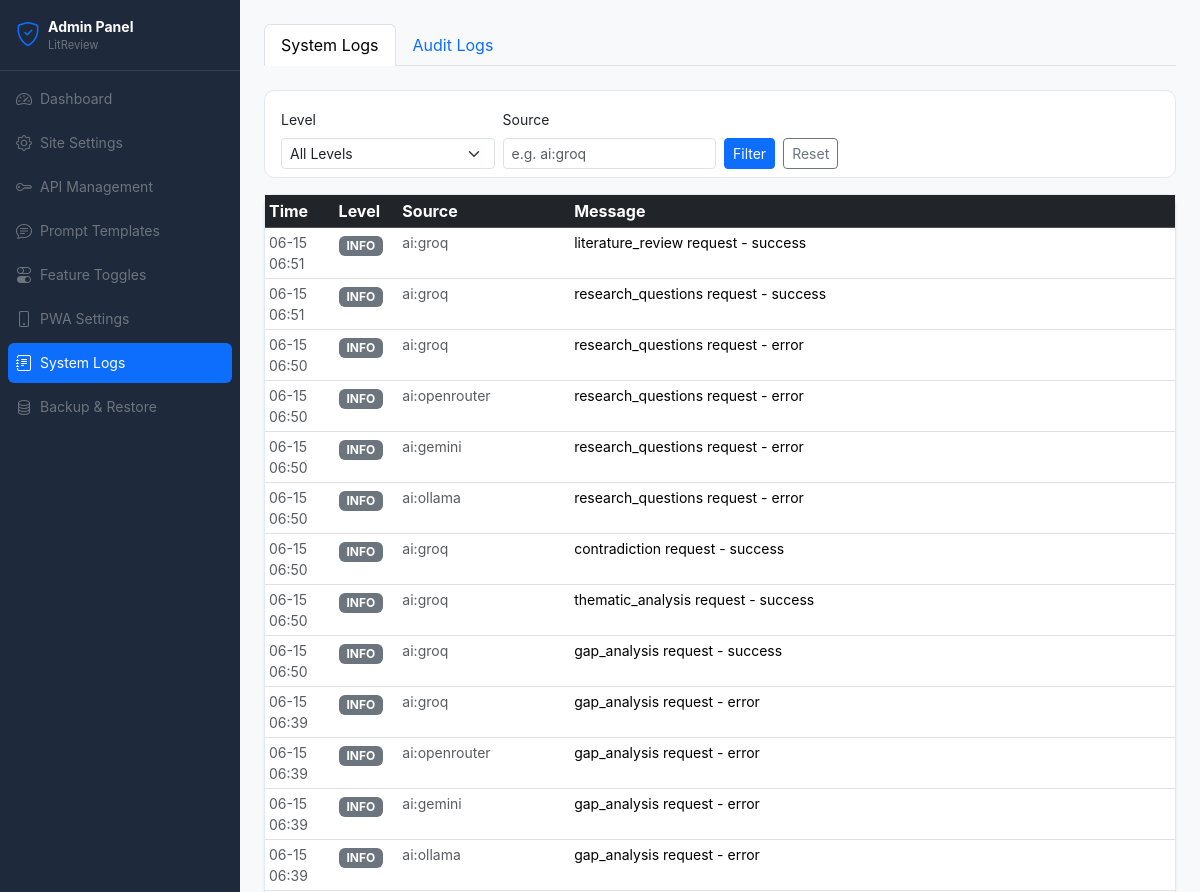
/julisunkan/logs (upper part), run on an earlier commit of the app's database.
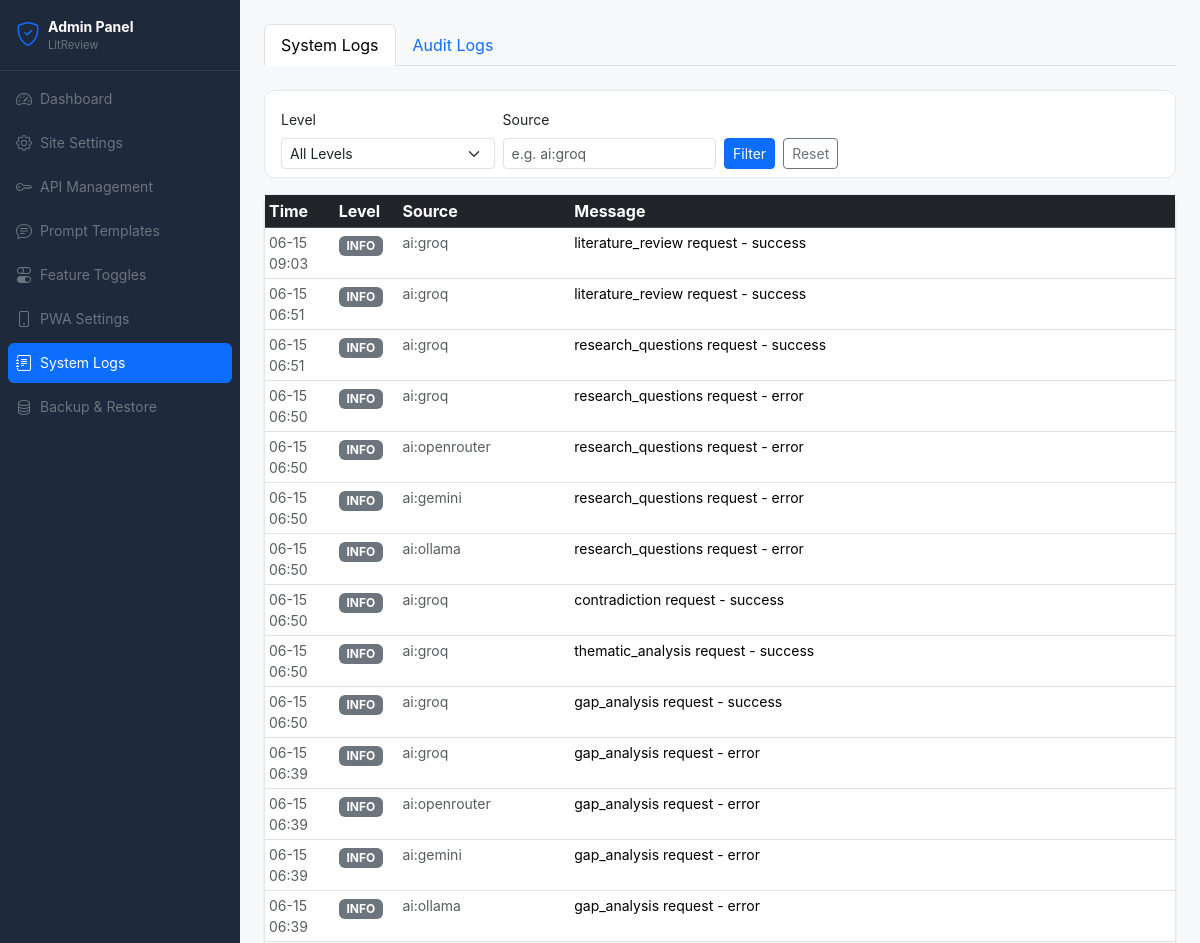
And on a later commit of the database.
### tables this page shows
CREATE TABLE system_logs (
            id INTEGER PRIMARY KEY AUTOINCREMENT,
            level TEXT,
            source TEXT,
            message TEXT,
            details TEXT,
            created_at TIMESTAMP DEFAULT CURRENT_TIMESTAMP
        );

### blueprints/admin.py (the view)
@admin_bp.route('/logs')
def logs():
    site = get_site_settings()
    db = get_db()
    level = request.args.get('level', '')
    source = request.args.get('source', '')
    query = 'SELECT * FROM system_logs'
    params = []
    conditions = []
    if level:
        conditions.append('level=?')
        params.append(level)
    if source:
        conditions.append('source LIKE ?')
        params.append(f'%{source}%')
    if conditions:
        query += ' WHERE ' + ' AND '.join(conditions)
    query += ' ORDER BY created_at DESC LIMIT 200'
    system_logs = db.execute(query, params).fetchall()
    audit_logs = db.execute('SELECT * FROM audit_logs ORDER BY created_at DESC LIMIT 100').fetchall()
    db.close()
    return render_template('admin/logs.html', site=site, system_logs=system_logs,
                           audit_logs=audit_logs, level=level, source=source)

### blueprints/admin.py (called while the page is built)
def get_site_settings():
    db = get_db()
    rows = db.execute('SELECT key, value FROM site_settings').fetchall()
    db.close()
    return {r['key']: r['value'] for r in rows}

### models/__init__.py (called while the page is built)
def get_db():
    conn = sqlite3.connect(Config.DATABASE_PATH)
    conn.row_factory = sqlite3.Row
    return conn

### templates/admin/logs.html (shortened to what this page needs)
{% extends "admin/base.html" %}
{% block admin_content %}
<ul class="nav nav-tabs mb-4" id="logTabs">
  <li class="nav-item"><a class="nav-link active" data-bs-toggle="tab" href="#system">System Logs</a></li>
  <li class="nav-item"><a class="nav-link" data-bs-toggle="tab" href="#audit">Audit Logs</a></li>
</ul>
<div class="tab-content">
  <div class="tab-pane fade show active" id="system">
    <div class="card mb-3">
      <div class="card-body pb-2">
        <form method="GET" class="row g-2 align-items-end">
          <div class="col-md-3">
            <label class="form-label small">Level</label>
            <select class="form-select form-select-sm" name="level">
              <option value="" {% if not level %}selected{% endif %}>All Levels</option>
            </select>
          </div>
          <div class="col-md-3">
            <label class="form-label small">Source</label>
            <input type="text" class="form-control form-control-sm" name="source" value="{{ source }}" placeholder="e.g. ai:groq">
          </div>
          <div class="col-auto"><button type="submit" class="btn btn-sm btn-primary">Filter</button></div>
          <div class="col-auto"><a href="/julisunkan/logs" class="btn btn-sm btn-outline-secondary">Reset</a></div>
        </form>
      </div>
    </div>
    <div class="card shadow-sm">
      <div class="table-responsive">
        <table class="table table-sm table-hover mb-0">
          <thead class="table-dark">
            <tr><th>Time</th><th>Level</th><th>Source</th><th>Message</th></tr>
          </thead>
          <tbody>
            {% for log in system_logs %}
            <tr>
              <td class="text-muted small">{{ log.created_at[5:16] }}</td>
              <td><span class="badge bg-{% if log.level=='ERROR' %}danger{% elif log.level=='WARNING' %}warning text-dark{% else %}secondary{% endif %}">{{ log.level }}</span></td>
              <td class="small text-muted">{{ log.source }}</td>
              <td class="small">{{ log.message[:120] }}</td>
            </tr>
            {% else %}
            <tr><td colspan="4" class="text-center text-muted py-3">No logs</td></tr>
            {% endfor %}
          </tbody>
        </table>
      </div>
    </div>
  </div>
</div>
{% endblock %}

What changed in the data, as far as the page shows it:
added system_logs: created_at "06-15 09:03", level "INFO", source "ai:groq", message "literature_review request - success"
